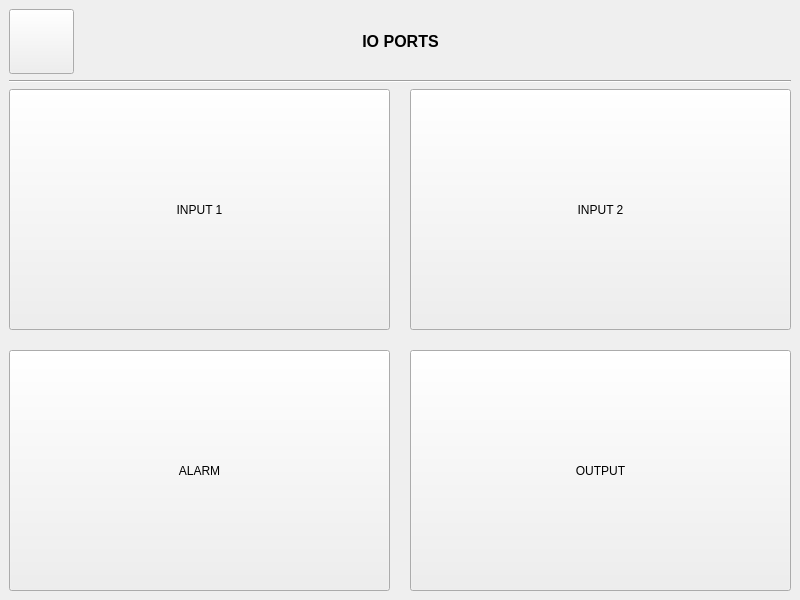
<?xml version="1.0" encoding="UTF-8"?>
<ui version="4.0">
 <class>SettingPortWindow</class>
 <widget class="QMainWindow" name="SettingPortWindow">
  <property name="geometry">
   <rect>
    <x>0</x>
    <y>0</y>
    <width>800</width>
    <height>600</height>
   </rect>
  </property>
  <property name="windowTitle">
   <string>MainWindow</string>
  </property>
  <widget class="QWidget" name="centralwidget">
   <layout class="QVBoxLayout" name="verticalLayout">
    <item>
     <widget class="QWidget" name="horizontalWidget" native="true">
      <property name="sizePolicy">
       <sizepolicy hsizetype="Preferred" vsizetype="Maximum">
        <horstretch>0</horstretch>
        <verstretch>0</verstretch>
       </sizepolicy>
      </property>
      <layout class="QHBoxLayout" name="horizontalLayout">
       <property name="leftMargin">
        <number>0</number>
       </property>
       <property name="topMargin">
        <number>0</number>
       </property>
       <property name="rightMargin">
        <number>0</number>
       </property>
       <property name="bottomMargin">
        <number>0</number>
       </property>
       <item>
        <widget class="QPushButton" name="btnBack">
         <property name="minimumSize">
          <size>
           <width>65</width>
           <height>65</height>
          </size>
         </property>
         <property name="maximumSize">
          <size>
           <width>65</width>
           <height>65</height>
          </size>
         </property>
         <property name="styleSheet">
          <string notr="true">image: url(:/back.png);
padding : 0px;</string>
         </property>
         <property name="text">
          <string/>
         </property>
        </widget>
       </item>
       <item>
        <spacer name="horizontalSpacer_3">
         <property name="orientation">
          <enum>Qt::Horizontal</enum>
         </property>
         <property name="sizeHint" stdset="0">
          <size>
           <width>40</width>
           <height>20</height>
          </size>
         </property>
        </spacer>
       </item>
       <item>
        <widget class="QLabel" name="lblNode">
         <property name="maximumSize">
          <size>
           <width>16777215</width>
           <height>65</height>
          </size>
         </property>
         <property name="font">
          <font>
           <pointsize>12</pointsize>
           <weight>75</weight>
           <italic>false</italic>
           <bold>true</bold>
          </font>
         </property>
         <property name="text">
          <string>IO PORTS</string>
         </property>
         <property name="alignment">
          <set>Qt::AlignCenter</set>
         </property>
        </widget>
       </item>
       <item>
        <spacer name="horizontalSpacer_4">
         <property name="orientation">
          <enum>Qt::Horizontal</enum>
         </property>
         <property name="sizeHint" stdset="0">
          <size>
           <width>40</width>
           <height>20</height>
          </size>
         </property>
        </spacer>
       </item>
       <item>
        <widget class="QLabel" name="label_2">
         <property name="minimumSize">
          <size>
           <width>65</width>
           <height>65</height>
          </size>
         </property>
         <property name="maximumSize">
          <size>
           <width>65</width>
           <height>65</height>
          </size>
         </property>
         <property name="styleSheet">
          <string notr="true">image: url(:/chart.png);</string>
         </property>
         <property name="text">
          <string/>
         </property>
        </widget>
       </item>
      </layout>
     </widget>
    </item>
    <item>
     <widget class="Line" name="line">
      <property name="orientation">
       <enum>Qt::Horizontal</enum>
      </property>
     </widget>
    </item>
    <item>
     <layout class="QGridLayout" name="gridLayout">
      <property name="spacing">
       <number>20</number>
      </property>
      <item row="1" column="0">
       <widget class="QPushButton" name="pushButtonAlarm">
        <property name="sizePolicy">
         <sizepolicy hsizetype="Preferred" vsizetype="Preferred">
          <horstretch>0</horstretch>
          <verstretch>0</verstretch>
         </sizepolicy>
        </property>
        <property name="text">
         <string>ALARM</string>
        </property>
       </widget>
      </item>
      <item row="0" column="0">
       <widget class="QPushButton" name="pushButtonInput1">
        <property name="sizePolicy">
         <sizepolicy hsizetype="Preferred" vsizetype="Preferred">
          <horstretch>0</horstretch>
          <verstretch>0</verstretch>
         </sizepolicy>
        </property>
        <property name="text">
         <string>INPUT 1</string>
        </property>
       </widget>
      </item>
      <item row="0" column="1">
       <widget class="QPushButton" name="pushButtonInput2">
        <property name="sizePolicy">
         <sizepolicy hsizetype="Preferred" vsizetype="Preferred">
          <horstretch>0</horstretch>
          <verstretch>0</verstretch>
         </sizepolicy>
        </property>
        <property name="text">
         <string>INPUT 2</string>
        </property>
       </widget>
      </item>
      <item row="1" column="1">
       <widget class="QPushButton" name="pushButtonOutput">
        <property name="sizePolicy">
         <sizepolicy hsizetype="Preferred" vsizetype="Preferred">
          <horstretch>0</horstretch>
          <verstretch>0</verstretch>
         </sizepolicy>
        </property>
        <property name="text">
         <string>OUTPUT</string>
        </property>
       </widget>
      </item>
     </layout>
    </item>
   </layout>
  </widget>
 </widget>
 <resources/>
 <connections>
  <connection>
   <sender>btnBack</sender>
   <signal>clicked()</signal>
   <receiver>SettingPortWindow</receiver>
   <slot>close()</slot>
   <hints>
    <hint type="sourcelabel">
     <x>41</x>
     <y>41</y>
    </hint>
    <hint type="destinationlabel">
     <x>399</x>
     <y>299</y>
    </hint>
   </hints>
  </connection>
 </connections>
</ui>
